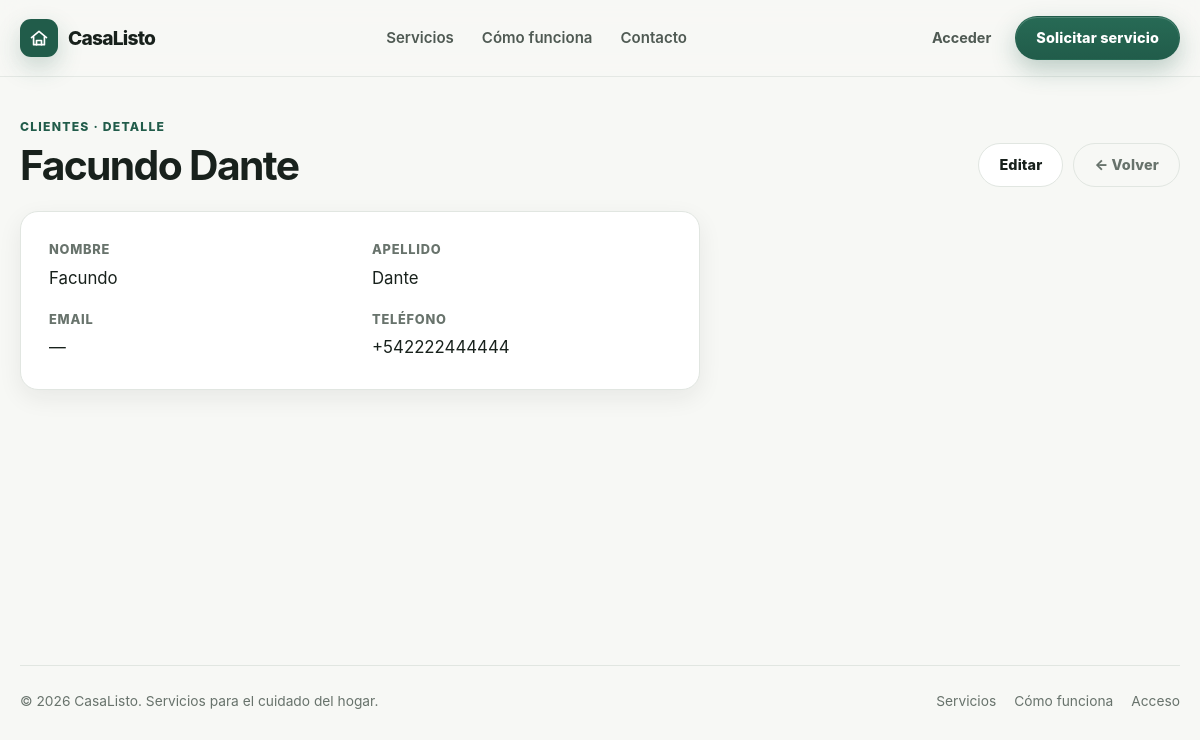
/servicio/cliente/5/, run on the app's committed database.
### servicio/models.py (models this page shows, shortened)
class Cliente(models.Model):
    nombre = models.CharField(validators=[ValidarTextoEspañol()])
    apellido = models.CharField(validators=[ValidarTextoEspañol()])
    email = models.EmailField(unique=True, blank=True, null=True)
    telefono = models.CharField(unique=True, validators=[ValidarTelefono()])
    class Meta:
        verbose_name = "Cliente"
        verbose_name_plural = "Clientes"

### servicio/views/cliente.py (the view)
# urls.py: path("cliente/<int:pk>/", ClienteDetail.as_view(), name="cliente_detail"),
class ClienteDetail(DetailView):
    model = Cliente
    template_name = "servicio/cliente_detail.html"
    context_object_name = "cliente"

### servicio/templates/servicio/cliente_detail.html
{% extends "core/base.html" %}
{% load static %}
{% block style %}
    <link rel="stylesheet" href="{% static 'core/detail.css' %}" />
{% endblock style %}
{% block content %}
    <div class="container page">
        <div class="page-header">
            <div>
                <p class="page-eyebrow">Clientes · Detalle</p>
                <h1>{{ cliente.nombre }} {{ cliente.apellido }}</h1>
            </div>
            <div class="page-actions">
                <a class="btn btn-light" href="{% url 'servicio:cliente_update' cliente.pk %}">Editar</a>
                <a class="btn btn-ghost" href="{% url 'servicio:cliente_list' %}">← Volver</a>
            </div>
        </div>
        <div class="detalle-categoria">
            <dl>
                <div>
                    <dt>Nombre</dt>
                    <dd>{{ cliente.nombre }}</dd>
                </div>
                <div>
                    <dt>Apellido</dt>
                    <dd>{{ cliente.apellido }}</dd>
                </div>
                <div>
                    <dt>Email</dt>
                    <dd>{{ cliente.email|default:"—" }}</dd>
                </div>
                <div>
                    <dt>Teléfono</dt>
                    <dd>{{ cliente.telefono }}</dd>
                </div>
            </dl>
        </div>
    </div>
{% endblock content %}

### core/static/core/base.css (style rules this page uses)
:root { --bg: #f7f8f5; --surface: #ffffff; --surface-soft: #eef2ec; --text: #18211c; --muted: #68736c; --primary: #215c4a; --primary-dark: #174637; --accent: #dcefd5; --border: #e1e6e1; --danger: #b3452f; --danger-dark: #8f3523; --danger-soft: #fbeeea; --shadow: 0 18px 45px rgba(24, 33, 28, 0.08); --shadow-sm: 0 8px 24px rgba(24, 33, 28, 0.07); --radius-lg: 28px; --radius-md: 18px; --radius-sm: 12px; --max-width: 1180px; }
* { box-sizing: border-box; }
html { scroll-behavior: smooth; }
body { margin: 0; font-family: Inter, ui-sans-serif, system-ui, -apple-system, BlinkMacSystemFont, "Segoe UI", sans-serif; color: var(--text); background: var(--bg); line-height: 1.6; }
a { color: inherit; text-decoration: none; }
button, a { -webkit-tap-highlight-color: transparent; }
.container { width: min(100% - 40px, var(--max-width)); margin-inline: auto; }
.page { padding: 40px 0 64px; }
.page h1 { margin: 0; font-size: clamp(1.9rem, 3.4vw, 2.7rem); line-height: 1.05; letter-spacing: -0.04em; }

### core/static/core/components.css (style rules this page uses)
.btn { display: inline-flex; align-items: center; justify-content: center; gap: 10px; min-height: 44px; padding: 0 20px; border-radius: 999px; border: 1px solid transparent; font-size: .9rem; font-weight: 800; letter-spacing: .01em; line-height: 1; white-space: nowrap; cursor: pointer; user-select: none; transition: transform .2s ease, box-shadow .2s ease, background .2s ease, border-color .2s ease; }
.btn-light { background: white; border-color: var(--border); color: var(--text); }
.btn-ghost { background: transparent; border-color: var(--border); color: var(--muted); min-height: 42px; }
.page-header { display: flex; align-items: end; justify-content: space-between; gap: 20px; margin-bottom: 24px; flex-wrap: wrap; }
.page-eyebrow { margin: 0 0 8px; color: var(--primary); font-size: .76rem; font-weight: 800; letter-spacing: .1em; text-transform: uppercase; }
.page-actions { display: flex; gap: 10px; flex-wrap: wrap; }

### core/static/core/detail.css (style rules this page uses)
.detalle-categoria { max-width: 680px; padding: 28px; background: var(--surface); border: 1px solid var(--border); border-radius: var(--radius-md); box-shadow: var(--shadow-sm); }
.detalle-categoria dl { margin: 0; display: grid; grid-template-columns: 1fr 1fr; gap: 18px 24px; }
.detalle-categoria dl > div { min-width: 0; }
.detalle-categoria dt { font-size: .8rem; font-weight: 800; text-transform: uppercase; letter-spacing: .06em; color: var(--muted); }
.detalle-categoria dd { margin: 4px 0 0; font-size: 1.05rem; overflow-wrap: anywhere; }

### data on the page
Cliente: nombre "Facundo", apellido "Dante", email "—", telefono "+542222444444"
